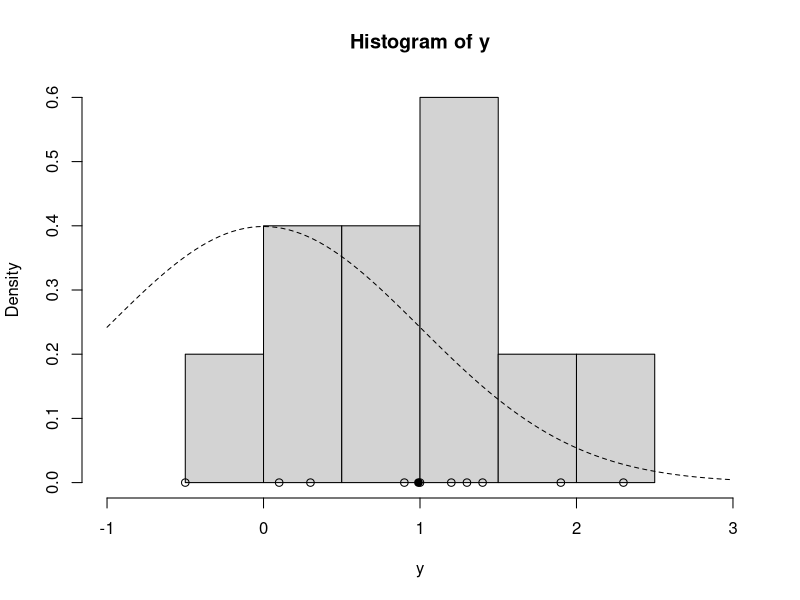
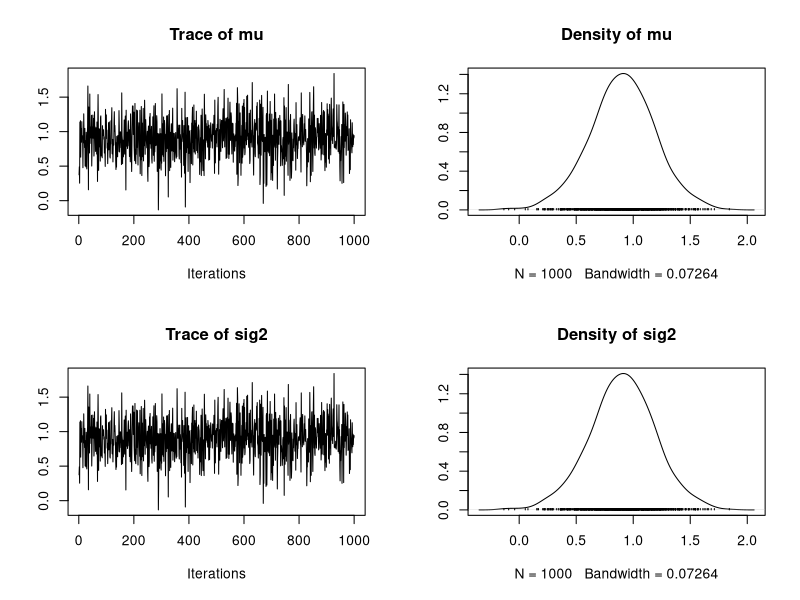

Source code (R) for these figures, in order:
update_sig2 = function(n, y, mu, nu_0, beta_0) {
  nu_1 = nu_0 + n / 2.0
  sumsq = sum( (y - mu)^2 ) # vectorized
  beta_1 = beta_0 + sumsq / 2.0
  out_gamma = rgamma(n=1, shape=nu_1, rate=beta_1) # rate for gamma is shape for inv-gamma
  1.0 / out_gamma # reciprocal of a gamma random variable is distributed inv-gamma
}

update_mu = function(n, ybar, sig2, mu_0, sig2_0) {
  sig2_1 = 1.0 / (n / sig2 + 1.0 / sig2_0)
  mu_1 = sig2_1 * (n * ybar / sig2 + mu_0 / sig2_0)
  rnorm(n=1, mean=mu_1, sd=sqrt(sig2_1))
}


gibbs = function(y, n_iter, init, prior) {
  ybar = mean(y)
  n = length(y)
  
  ## initialize
  mu_out = numeric(n_iter)
  sig2_out = numeric(n_iter)
  
  mu_now = init$mu
  
  ## Gibbs sampler
  for (i in 1:n_iter) {
    sig2_now = update_sig2(n=n, y=y, mu=mu_now, nu_0=prior$nu_0, beta_0=prior$beta_0)
    mu_now = update_mu(n=n, ybar=ybar, sig2=sig2_now, mu_0=prior$mu_0, sig2_0=prior$sig2_0)
    
    sig2_out[i] = 
      
    mu_out[i] = mu_now
  }
  
  cbind(mu=mu_out, sig2=sig2_out)
}

y = c(1.2, 1.4, -0.5, 0.3, 0.9, 2.3, 1.0, 0.1, 1.3, 1.9)
ybar = mean(y)
n = length(y)

## prior
prior = list()
prior$mu_0 = 0.0
prior$sig2_0 = 1.0
prior$n_0 = 2.0 # prior effective sample size for sig2
prior$s2_0 = 1.0 # prior point estimate for sig2
prior$nu_0 = prior$n_0 / 2.0 # prior parameter for inverse-gamma
prior$beta_0 = prior$n_0 * prior$s2_0 / 2.0 # prior parameter for inverse-gamma

hist(y, freq=FALSE, xlim=c(-1.0, 3.0)) # histogram of the data
curve(dnorm(x=x, mean=prior$mu_0, sd=sqrt(prior$sig2_0)), lty=2, add=TRUE) # prior for mu
points(y, rep(0,n), pch=1) # individual data points
points(ybar, 0, pch=19) # sample mean


set.seed(53)

init = list()
init$mu = 0.0

post = gibbs(y=y, n_iter=1e3, init=init, prior=prior)

head(post)

library("coda")
plot(as.mcmc(post))


summary(as.mcmc(post))
